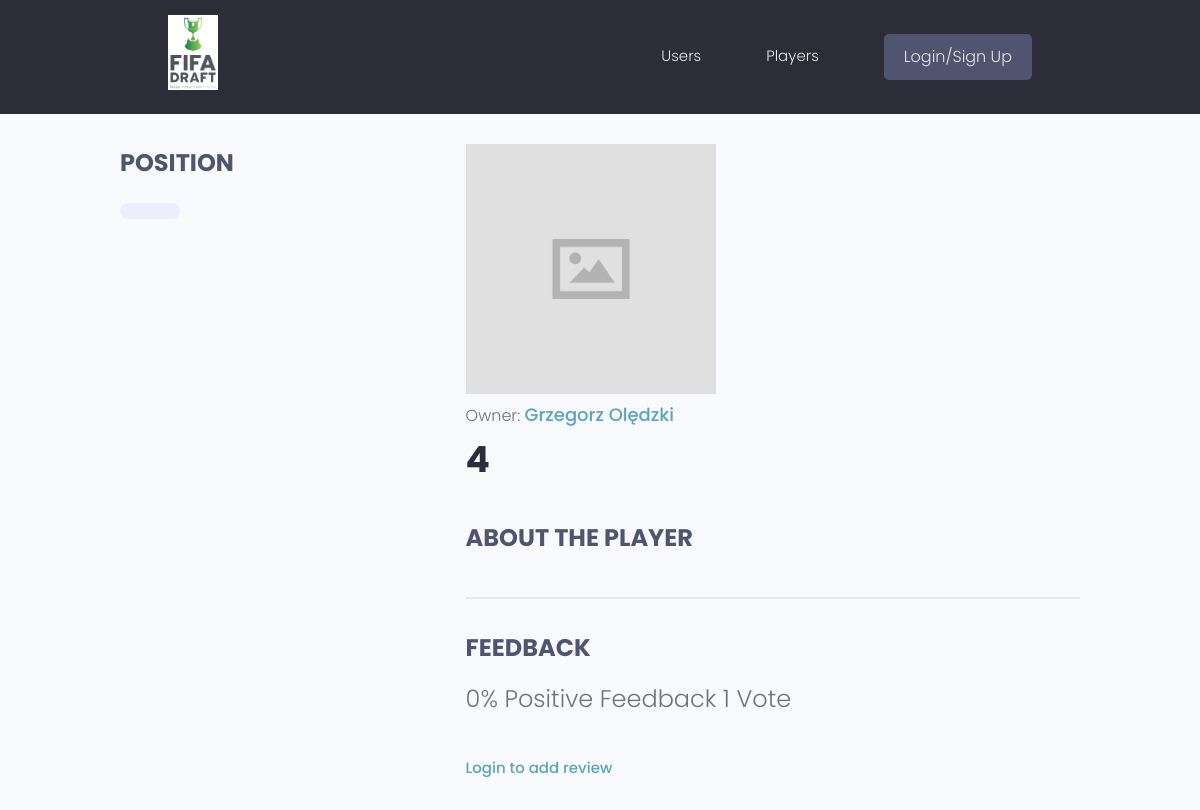
The page /players/player/058f067c-57a4-48d9-8833-0087730075f1/ on the database as committed earlier.
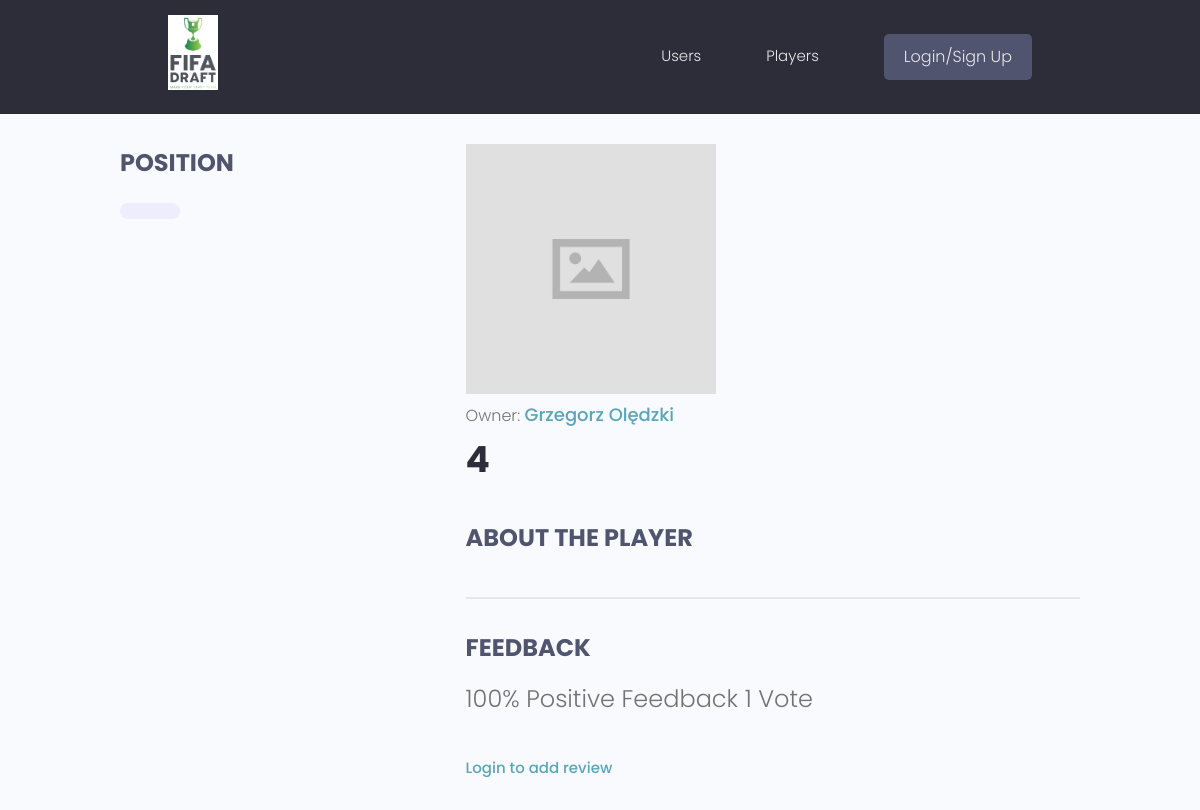
The same page on the database as committed later.
### first_project/models.py (models this page shows, shortened)
class Player(models.Model):
    owner = models.ForeignKey(Profile, null=True, blank=True, on_delete=models.SET_NULL)
    title = models.CharField(max_length=200)
    description = models.TextField(null=True, blank=True)
    featured_image = models.ImageField(null=True, blank=True, default="default.jpg")
    demo_link = models.CharField(max_length=2000, null=True, blank=True)
    source_link = models.CharField(max_length=2000, null=True, blank=True)
    tags = models.ManyToManyField("Tag", blank=True)
    vote_total = models.IntegerField(default=0, null=True, blank=True)
    vote_ratio = models.IntegerField(default=0, null=True, blank=True)
    created = models.DateTimeField(auto_now_add=True)
    id = models.UUIDField(
        default=uuid.uuid4, unique=True, primary_key=True, editable=False
    )
    class Meta:
        ordering = ["-vote_ratio", "-vote_total", "title"]
    @property
    def reviewers(self):
        queryset = self.review_set.all().values_list("owner__id", flat=True)
        return queryset

### users/models.py (models this page shows, shortened)
class Profile(models.Model):
    user = models.OneToOneField(User, on_delete=models.CASCADE, null=True, blank=True)
    name = models.CharField(max_length=100, blank=True, null=True)
    username = models.CharField(max_length=100, blank=True, null=True)
    location = models.CharField(max_length=100, blank=True, null=True)
    email = models.EmailField(max_length=100, blank=True, null=True)
    short_intro = models.CharField(max_length=250, blank=True, null=True)
    bio = models.TextField(blank=True, null=True)
    profile_image = models.ImageField(
        null=True,
        blank=True,
        upload_to="profile_images/",
        default="profile_images/user-default.png",
    )
    social_github = models.CharField(max_length=200, blank=True, null=True)
    social_twitter = models.CharField(max_length=200, blank=True, null=True)
    social_linkedin = models.CharField(max_length=200, blank=True, null=True)
    social_youtube = models.CharField(max_length=200, blank=True, null=True)
    social_website = models.CharField(max_length=200, blank=True, null=True)
    created = models.DateTimeField(auto_now_add=True)
    id = models.UUIDField(
        default=uuid.uuid4, unique=True, primary_key=True, editable=False
    )

### first_project/views.py (the view, shortened to what this page needs)
# urls.py: path("player/<str:pk>/", views.get_player),
def player(request, pk):
    playerObj = Player.objects.get(id=pk)
    form = ReviewForm()
    return render(
        request,
        "first_project/single-project.html",
        {"player": playerObj, "form": form},
    )

### first_project/templates/first_project/single-project.html (shortened to what this page needs)
{% extends 'main.html' %}
{% block content %}
  <main class="singleProject my-md">
    <div class="container">
      <div class="layout">
        <div class="column column--1of3">
          <h3 class="singleProject__subtitle">Position</h3>
          <div class="singleProject__toolStack">
            <span class="tag tag--pill tag--sub tag--lg">
          </div>
        </div>
        <div class="column column--2of3">
          <img style='max-width:250px' src="{{ player.featured_image.url }}" alt="portfolio thumbnail" />
          <p>Owner: <a href="{% url 'user-profile' player.owner.id %}" class="singleProject__developer"> {{player.owner.name}}</a></p>
          <h2 class="singleProject__title">{{player.title}}</h2>
          <h3 class="singleProject__subtitle">About the Player</h3>
          <div class="comments">
            <h3 class="singleProject__subtitle">Feedback</h3>
            <h5 class="project--rating">
             {{player.vote_ratio}}% Positive Feedback {{ player.vote_total }} Vote{{player.vote_total|pluralize:"s"}}
            </h5>
            {% if request.user.profile.id in player.reviewers %}
            <p> You have already submitted your review for this player </p>
            {% elif request.user.profile == player.owner %}
            <p> You cannot review your own player </p>
            {% else %}
              <a href="{% url 'login' %}?next={{request.path}}"> Login to add review </a>
            {% endif %}
          </div>
        </div>
      </div>
    </div>
  </main>
{% endblock content %}

Rows that differ between the two databases and show on the page:
changed Player "Grzegorz Olędzki": vote_ratio "0" → "100"
